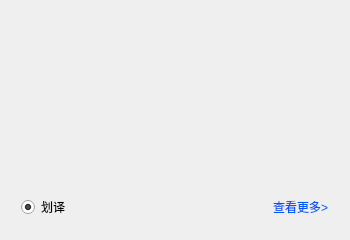
<?xml version="1.0" encoding="UTF-8"?>
<ui version="4.0">
 <class>FloatWindow</class>
 <widget class="QWidget" name="FloatWindow">
  <property name="geometry">
   <rect>
    <x>0</x>
    <y>0</y>
    <width>350</width>
    <height>240</height>
   </rect>
  </property>
  <property name="windowTitle">
   <string>FloatWindow</string>
  </property>
  <property name="styleSheet">
   <string notr="true">QTextBrowser {background-color: transparent; border: 0;} QScrollBar:vertical {background: transparent; width: 6px; margin: 0;} QScrollBar::handle:vertical {background: rgb(224, 224, 224); min-height: 30px; border-radius: 3px;} QScrollBar::sub-line:vertical {height: 0; subcontrol-position: top;} QScrollBar::add-line:vertical {height: 0; subcontrol-position: bottom;} QScrollBar:horizontal {background: transparent; height: 6px; margin: 0;} QScrollBar::handle:horizontal {background: rgb(224, 224, 224); min-width: 30px; border-radius: 3px;} QScrollBar::sub-line:horizontal {width: 0; subcontrol-position: left;} QScrollBar::add-line:horizontal {width: 0; subcontrol-position: right;}</string>
  </property>
  <layout class="QVBoxLayout" name="verticalLayout_2">
   <item>
    <layout class="QVBoxLayout" name="verticalLayout">
     <property name="spacing">
      <number>0</number>
     </property>
     <property name="leftMargin">
      <number>10</number>
     </property>
     <property name="topMargin">
      <number>10</number>
     </property>
     <property name="rightMargin">
      <number>10</number>
     </property>
     <property name="bottomMargin">
      <number>10</number>
     </property>
     <item>
      <widget class="QTextBrowser" name="textBrowser">
       <property name="maximumSize">
        <size>
         <width>320</width>
         <height>40</height>
        </size>
       </property>
       <property name="lineWrapMode">
        <enum>QTextEdit::NoWrap</enum>
       </property>
      </widget>
     </item>
     <item>
      <widget class="QTextBrowser" name="textBrowser_2">
       <property name="maximumSize">
        <size>
         <width>320</width>
         <height>40</height>
        </size>
       </property>
       <property name="lineWrapMode">
        <enum>QTextEdit::NoWrap</enum>
       </property>
      </widget>
     </item>
     <item>
      <widget class="QTextBrowser" name="textBrowser_3"/>
     </item>
     <item>
      <layout class="QHBoxLayout" name="horizontalLayout">
       <item>
        <widget class="QRadioButton" name="radioButton">
         <property name="text">
          <string>划译</string>
         </property>
         <property name="checked">
          <bool>true</bool>
         </property>
        </widget>
       </item>
       <item>
        <spacer name="horizontalSpacer">
         <property name="orientation">
          <enum>Qt::Horizontal</enum>
         </property>
         <property name="sizeHint" stdset="0">
          <size>
           <width>40</width>
           <height>20</height>
          </size>
         </property>
        </spacer>
       </item>
       <item>
        <widget class="QPushButton" name="pushButton">
         <property name="styleSheet">
          <string notr="true">QPushButton {background-color: transparent; border: 1px solid transparent; color: rgb(0, 85, 255)}</string>
         </property>
         <property name="text">
          <string>查看更多&gt;</string>
         </property>
        </widget>
       </item>
      </layout>
     </item>
    </layout>
   </item>
  </layout>
 </widget>
 <resources/>
 <connections/>
</ui>
